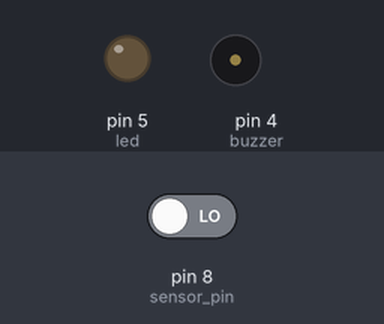
Bench run of a sketch on a simulated Arduino Uno, built with avr-gcc and run on an emulated ATmega328P. Parts: output pins drawn as LEDs (lit = HIGH), buzzer (waves = sounding, pin HIGH). Inputs (shaded band) come from the test bench; at power-on: pin 8 (sensor_pin) LOW.

Above: at 2.8 s.
2.9 s: pin 8 (sensor_pin) driven HIGH
At 4.2 s:
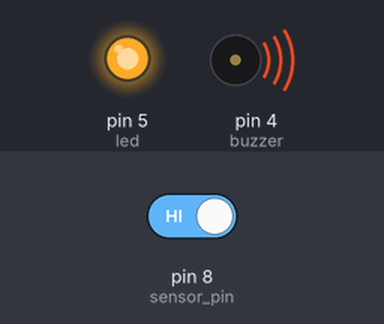
4.5 s: pin 8 (sensor_pin) driven LOW
At 5.3 s:
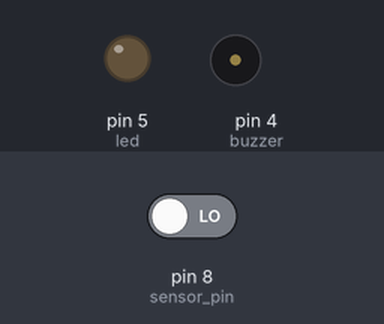
Timing chart, 0 to 7.5 s (numbered marks = the images above; inputs shaded):
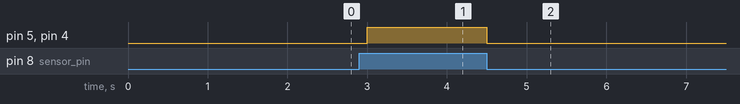

Measured:
- after the input at 2.9 s, pin 5 (led), pin 4 (buzzer): LOW → HIGH after 0.10 s
- after the input at 4.5 s, pin 5 (led), pin 4 (buzzer): HIGH → LOW at once

The sketch:

Sensor_02_SoilSensor.ino
```cpp
//SK.Tanzir mehedi Shawon
//Department of ICT
//MBSTU
//Date-18-05-2018

int buzzer= 4;
int led = 5;
int sensor_pin =8;

void setup() {
  Serial.begin(9600);
  pinMode (buzzer, OUTPUT);
  pinMode (led, OUTPUT);
  pinMode(sensor_pin, INPUT);
  analogReference(DEFAULT);
}

void loop() {
  if(digitalRead(sensor_pin) == HIGH){
    digitalWrite(led, HIGH);
    digitalWrite(buzzer, HIGH);
  }
  else
  {
    digitalWrite(led, LOW);
    digitalWrite(buzzer, LOW);
    delay(1000);
  }

}
```
